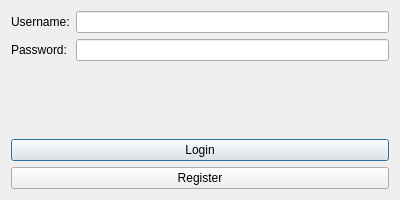
<?xml version="1.0" encoding="UTF-8"?>
<ui version="4.0">
 <class>LoginDialog</class>
 <widget class="QDialog" name="LoginDialog">
  <property name="geometry">
   <rect>
    <x>0</x>
    <y>0</y>
    <width>400</width>
    <height>200</height>
   </rect>
  </property>
  <property name="windowTitle">
   <string>Login</string>
  </property>
  <layout class="QVBoxLayout" name="verticalLayout">
   <item>
    <layout class="QFormLayout" name="formLayout">
     <item row="0" column="0">
      <widget class="QLabel" name="label">
       <property name="text">
        <string>Username:</string>
       </property>
      </widget>
     </item>
     <item row="0" column="1">
      <widget class="QLineEdit" name="usernameEdit"/>
     </item>
     <item row="1" column="0">
      <widget class="QLabel" name="label_2">
       <property name="text">
        <string>Password:</string>
       </property>
      </widget>
     </item>
     <item row="1" column="1">
      <widget class="QLineEdit" name="passwordEdit">
       <property name="echoMode">
        <enum>QLineEdit::Password</enum>
       </property>
      </widget>
     </item>
    </layout>
   </item>
   <item>
    <widget class="QPushButton" name="loginButton">
     <property name="text">
      <string>Login</string>
     </property>
     <property name="icon">
      <iconset>
       <normaloff>:/icons/login.png</normaloff>
      </iconset>
     </property>
    </widget>
   </item>
   <item>
    <widget class="QPushButton" name="registerButton">
     <property name="text">
      <string>Register</string>
     </property>
     <property name="icon">
      <iconset>
       <normaloff>:/icons/register.png</normaloff>
      </iconset>
     </property>
    </widget>
   </item>
  </layout>
 </widget>
 <resources/>
 <connections/>
</ui>
